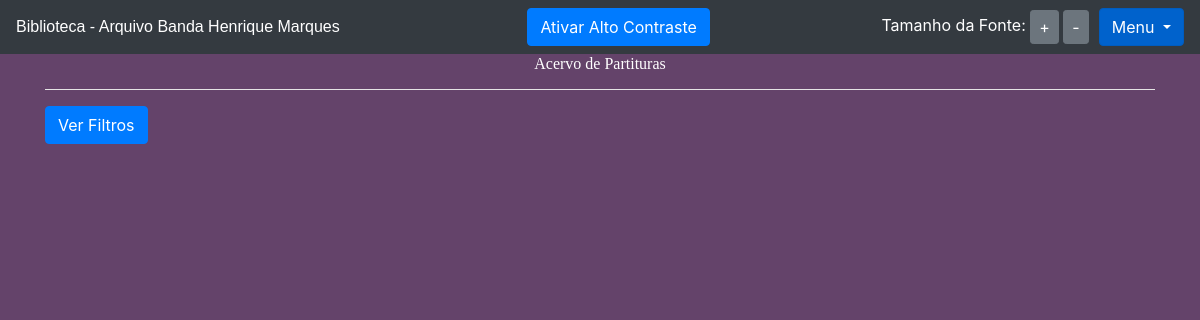
Before: /livro/home/ (signed in) with the older database file.
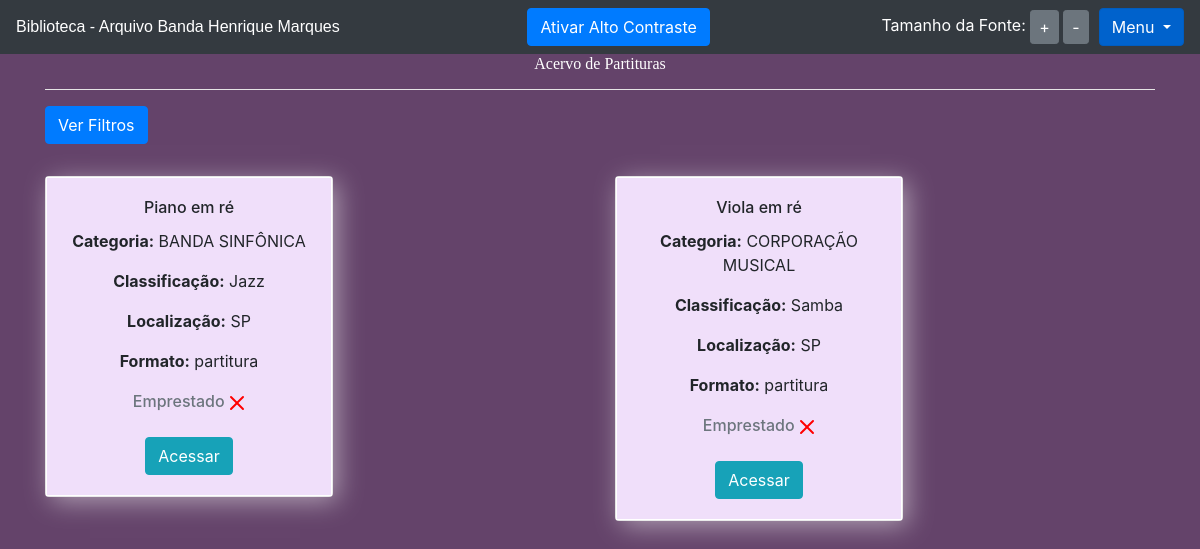
After: the same page with the newer database file.
### livro/models.py (models this page shows, shortened)
class Livros(models.Model):
    nome = models.CharField(max_length = 100, blank = True)
    autor = models.CharField(max_length = 30, blank = True)
    co_autor = models.CharField(max_length = 30, blank = True)
    data_cadastro = models.DateField(default = date.today)
    emprestado = models.BooleanField(default = False)
    categoria = models.ForeignKey(Categoria, on_delete=models.DO_NOTHING)
    usuario = models.ForeignKey(Usuario, on_delete=models.DO_NOTHING)
    localizacao = models.CharField(max_length = 100, verbose_name='Localização')
    exemplares_disponiveis = models.CharField(max_length = 100, blank = True)
    compositor = models.CharField(max_length = 100, blank = True, verbose_name='Compositor')
    arranjador = models.CharField(max_length = 100, blank = True, verbose_name='Arranjador')
    obra = models.CharField(max_length = 100, verbose_name='Obra')
    classificacao = models.CharField(max_length = 100, verbose_name='Classificação')
    conteudo = models.CharField(max_length = 100, verbose_name='Conteúdo')
    edicao = models.CharField(max_length = 100, verbose_name='Edição')
    observacao = models.CharField(max_length = 200, blank = True, verbose_name='Observação')
    formato = models.CharField(max_length = 100, verbose_name='Formato')
    observacoes_gerais = models.CharField(max_length = 200, blank = True, verbose_name='Observações gerais')
    class Meta:
        verbose_name = 'Partitura'

class Categoria(models.Model):
    nome = models.CharField(max_length=30)
    descricao = models.TextField()
    usuario = models.ForeignKey(Usuario, on_delete=models.DO_NOTHING)
    def __str__(self) -> str:
        return self.nome

### livro/views.py (the view)
# urls.py: path('home/', views.home, name = 'home'),
def home(request):
    usuario_id = request.session.get('usuario')
    if usuario_id:
        try:
            usuario = Usuario.objects.get(id=usuario_id)
            status_categoria = request.GET.get('cadastro_categoria')
            livros = Livros.objects.filter(usuario=usuario).order_by('obra')
            total_livros = livros.count()
            form = CadastroLivro()
            form.fields['usuario'].initial = usuario_id
            form.fields['categoria'].queryset = Categoria.objects.filter(usuario=usuario)
            form_categoria = CategoriaLivro()
            usuarios = Usuario.objects.all()
            livros_emprestar = Livros.objects.filter(usuario=usuario, emprestado=False)
            livros_emprestados = Livros.objects.filter(usuario=usuario, emprestado=True)
            obras = Livros.objects.filter(usuario=usuario).values_list('obra', flat=True).distinct()
            classificacoes = Livros.objects.filter(usuario=usuario).values_list('classificacao', flat=True).distinct()
            compositores = Livros.objects.filter(usuario=usuario).values_list('compositor', flat=True).distinct()
            arranjadores = Livros.objects.filter(usuario=usuario).values_list('arranjador', flat=True).distinct()
            livros = Livros.objects.filter(usuario=usuario)
            categoria_filtro = request.GET.get('categoria')
            obra_filtro = request.GET.get('obra')
            classificacao_filtro = request.GET.get('classificacao')
            compositor_filtro = request.GET.get('compositor')
            arranjador_filtro = request.GET.get('arranjador')
            if categoria_filtro:
                livros = livros.filter(categoria=categoria_filtro)
                obras = livros.values_list('obra', flat=True).distinct()
                if obra_filtro and obra_filtro not in obras:
                    obra_filtro = None
            if obra_filtro:
                livros = livros.filter(obra=obra_filtro)
            if classificacao_filtro:
                livros = livros.filter(classificacao=classificacao_filtro)
            if compositor_filtro:
                livros = livros.filter(compositor=compositor_filtro)
            if arranjador_filtro:
                livros = livros.filter(arranjador=arranjador_filtro)
            return render(request, 'home.html', {
                'livros': livros,
                'usuario_logado': usuario_id,
                'form': form,
                'status_categoria': status_categoria,
                'form_categoria': form_categoria,
                'usuarios': usuarios,
                'livros_emprestar': livros_emprestar,
                'total_livro': total_livros,
                'livros_emprestados': livros_emprestados,
                'categorias': Categoria.objects.all(),
                'obras': obras,
                'classificacoes': classificacoes,
                'compositores': compositores,
                'arranjadores': arranjadores
            })
        except Usuario.DoesNotExist:
            return redirect('/auth/login/?status=2')
    else:
        return redirect('/auth/login/?status=2')

### livro/templates/home.html (shortened to what this page needs)
{% extends 'base.html' %}
{% block 'conteudo' %}
<div class="container text-center">
  <h1>Acervo de Partituras</h1>
  <hr style="background-color: white;">
  <form action="" method="GET" class="form-inline mb-2 ml-auto justify-content-between">
    <button type="button" id="ver-filtros-btn" class="btn btn-primary">Ver Filtros</button>
  </form>
    <br>
    <div class="row">
        {% for livro in livros %}
            <div class="col-md">
                <div class="card" style="width: 18rem;">
                    <div class="card-body" style="background-color: #8404D920; border: 1px solid rgb(255, 255, 255); box-shadow: 5px 5px 25px rgba(255, 255, 255, 0.5);">
                      <h5 class="card-title">{{ livro.obra}}</h5>
                      <p class="card-text"><strong>Categoria:</strong> {{ livro.categoria }}</p>
                      <p class="card-text"><strong>Classificação:</strong> {{ livro.classificacao }}</p>
                      <p class="card-text"><strong>Localização:</strong> {{ livro.localizacao }}</p>
                      <p class="card-text"><strong>Formato:</strong> {{ livro.formato }}</p>
                      <h6 style="display: inline;" class="card-subtitle mb-2 text-muted">Emprestado</h6>
                        <br>
                        <br>
                      <a href="{% url 'ver_livros' livro.id %}" class="btn btn-info" aria-label="{{ livro.obra }}">Acessar</a>
                    </div>
                </div>
                <br>
            </div>
        {% endfor %}
    </div>
</div>
{% endblock %}

### templates/base.html (shortened to what this page needs)
<!doctype html>
<html lang="pt-BR">
<head>
    <link rel="stylesheet" href="https://cdn.jsdelivr.net/npm/bootstrap@4.6.0/dist/css/bootstrap.min.css">
</head>
<body>
<nav class="navbar navbar-dark bg-dark">
    <a class="navbar-brand" style="font-family: 'NomeDaFonte', sans-serif; font-size: 24px; color: #ffffff;" href="{% url 'home' %}">Biblioteca - Arquivo Banda Henrique Marques</a>
    <div>
        <button id="btn-alto-contraste" class="btn btn-primary" onclick="toggleContraste()">Ativar Alto Contraste</button>
    </div>
    <div class="d-flex align-items-center">
    <div class="text-controls" style="color: white; margin-right: 10px; font-size: 16px;">
        Tamanho da Fonte:
        <button id="increase-font" class="btn btn-secondary btn-sm">+</button>
        <button id="decrease-font" class="btn btn-secondary btn-sm">-</button>
    </div>
    {% if usuario_logado %}
    <div class="dropdown show">
        <a class="btn btn-primary dropdown-toggle" href="#" role="button" id="dropdownMenuLink" data-toggle="dropdown"
           aria-haspopup="true" aria-expanded="false">
            Menu
        </a>
    </div>
    {% endif %}
</nav>
{% block 'conteudo' %} {% endblock %}
</body>
</html>

### templates/base.html (style rules this page uses)
body { background-size: cover; background-position: center; background-repeat: no-repeat; background-attachment: fixed; }
body { background-color: #64436a; }

### livro/templates/home.html (style rules this page uses)
h1 { font-family: 'Alegreya SC', serif; color: white; }

Changed rows visible on the page:
added Livros: obra "Piano em ré", categoria "BANDA SINFÔNICA", classificacao "Jazz", localizacao "SP", formato "partitura", emprestado False (drawn)
added Livros: obra "Viola em ré", categoria "CORPORAÇÃO MUSICAL", classificacao "Samba", localizacao "SP", formato "partitura", emprestado False (drawn)
